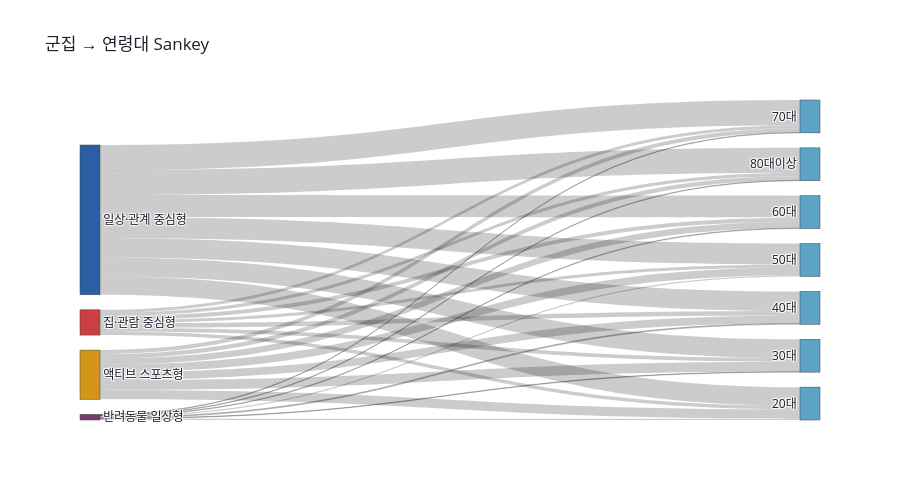

Notebook code cell kept with this figure:
### Markdown cell above
> **반전 분석 핵심 결과**
> - Heatmap의 각 행(군집)에서 연령대·성별 비율이 고르게 분포한다면 → 행동 군집이 인구통계와 독립적
> - 특정 군집에 특정 연령·성별이 집중된다면 → 합성 데이터 생성 편향 또는 실제 라이프스타일 상관관계
> - 이 결과가 *"인구통계로 사람을 분류하는 AI 설계는 스테레오타입을 재생산한다"*는 주장의 실증 근거

### Code cell
import plotly.graph_objects as go

sankey_data = sample_df.groupby(['cluster_km', 'age_group'], observed=True).size().reset_index(name='count')
clusters = sorted(sample_df['cluster_km'].unique())
age_groups = list(sample_df['age_group'].cat.categories)

node_labels = [CLUSTER_NAMES.get(c, f'군집 {c}') for c in clusters] + age_groups
cluster_idx = {c: i for i, c in enumerate(clusters)}
age_idx = {a: len(clusters) + i for i, a in enumerate(age_groups)}

sources, targets, values = [], [], []
for _, row in sankey_data.iterrows():
    sources.append(cluster_idx[row['cluster_km']])
    targets.append(age_idx[row['age_group']])
    values.append(row['count'])

node_colors = sankey_node_colors(len(clusters), len(age_groups))
fig_sankey = go.Figure(go.Sankey(
    node=dict(pad=15, thickness=20, label=node_labels, color=node_colors),
    link=dict(source=sources, target=targets, value=values)
))
fig_sankey.update_layout(title='군집 → 연령대 Sankey', font_size=12, height=500,
                          paper_bgcolor='white', font_color=T.TEXT)
fig_sankey.write_image('../image/nb02/sankey_age.png', scale=2)
fig_sankey.show()

### Figure 1 — Plotly figure (JSON) as saved in the notebook; plotly's stock layout.template omitted (floating-point values rounded to 4 significant figures)
{"data": [{"link": {"source": [0, 0, 0, 0, 0, 0, 0, 1, 1, 1, 1, 1, 1, 1, 2, 2, 2, 2, 2, 2, 2, 3, 3, 3, 3, 3, 3, 3], "target": [4, 5, 6, 7, 8, 9, 10, 4, 5, 6, 7, 8, 9, 10, 4, 5, 6, 7, 8, 9, 10, 4, 5, 6, 7, 8, 9, 10], "value": [568, 569, 595, 634, 668, 765, 760, 286, 299, 239, 230, 194, 122, 129, 107, 115, 137, 98, 121, 98, 94, 39, 17, 29, 38, 17, 15, 17]}, "node": {"color": ["#2A5FA5", "#D4941A", "#C94040", "#7A3B6E", "#5BA4C8", "#5BA4C8", "#5BA4C8", "#5BA4C8", "#5BA4C8", "#5BA4C8", "#5BA4C8"], "label": ["일상·관계 중심형", "액티브 스포츠형", "집·관람 중심형", "반려동물 일상형", "20대", "30대", "40대", "50대", "60대", "70대", "80대이상"], "pad": 15, "thickness": 20}, "type": "sankey"}], "layout": {"font": {"color": "#1E1E2E", "size": 12}, "height": 500, "paper_bgcolor": "white", "title": {"text": "군집 → 연령대 Sankey"}}}
